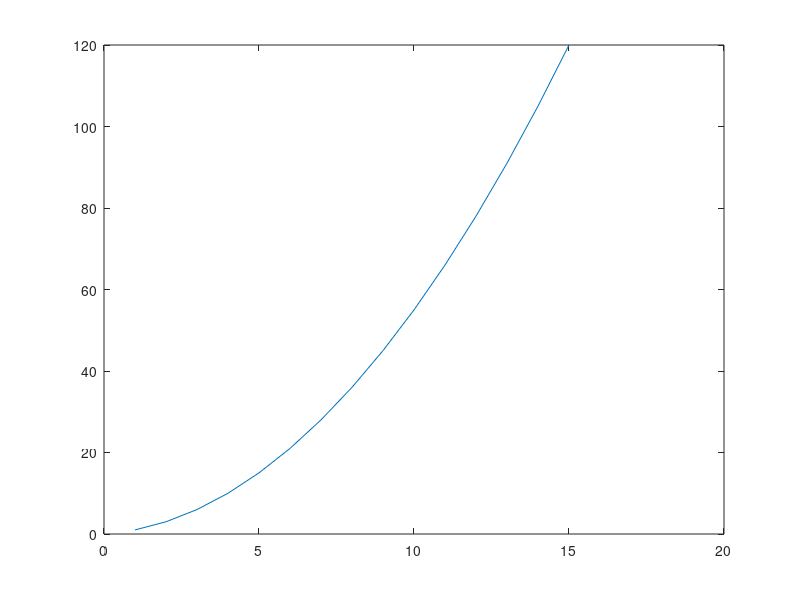
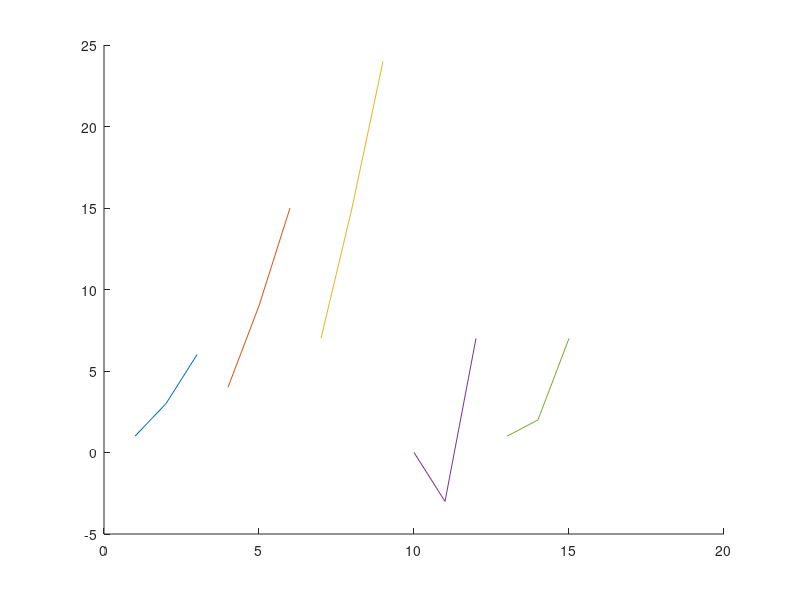

MATLAB code for these plots, in order:
clear 
close all
t=1:15;
j=0;
somma=sum(t)
csum=cumsum(t) %vi sono tutte le somme parziali.(1,1+2=3,3+3=6,6+4=10...)
plot(t,csum)
%secondo cumsum,vogliamo fare il cumsum di ogni riga della matrice e plottarle:
A=[1,2,3;4,5,6;7,8,9;0,-3,10;1,1,5]
t=1:numel(A);% numel conta il numero di elementi della matrice uguale a numrig*numcol
[numrig,numcol]=size(A);
figure
hold on
i=1; 
j=1;%prendiamo in considerazione due variabili contatore, la prima per scorrere
%le righe della matrice A e la seconda per scorrere il vettore dei tempi 3
%elementi alla volta
while (j<=numrig) 
 plot(t(i:i+numcol-1),cumsum(A(j,:))) %i permette di scorrere tutta la matrice e non rappresenta il valore della colonna corrispondente 
 j=j+1;
 i=i+numcol;
end